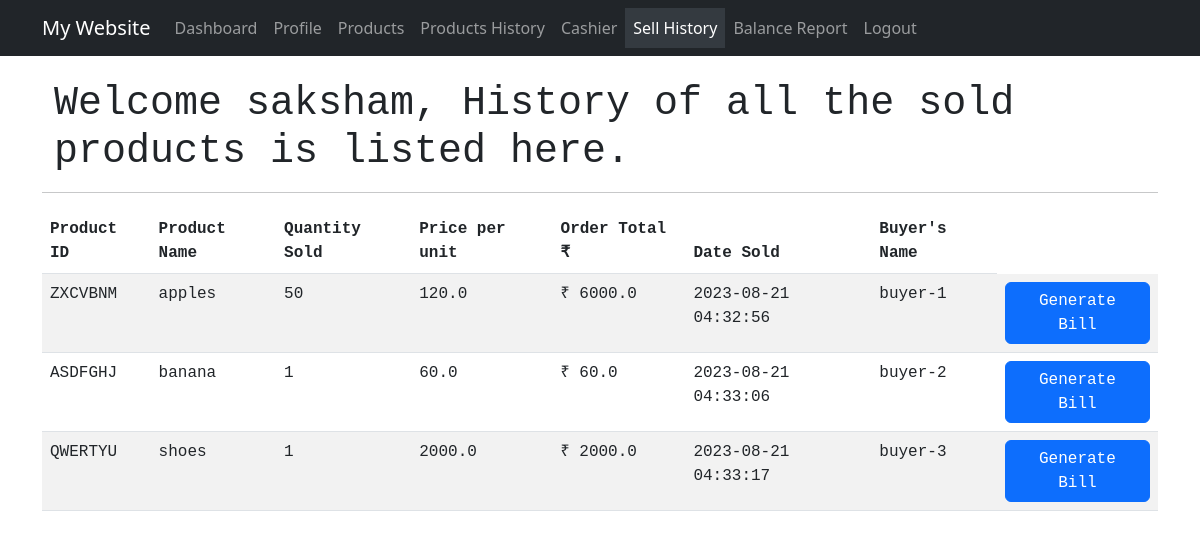
/sell_history (signed in), run on an earlier commit of the app's database.
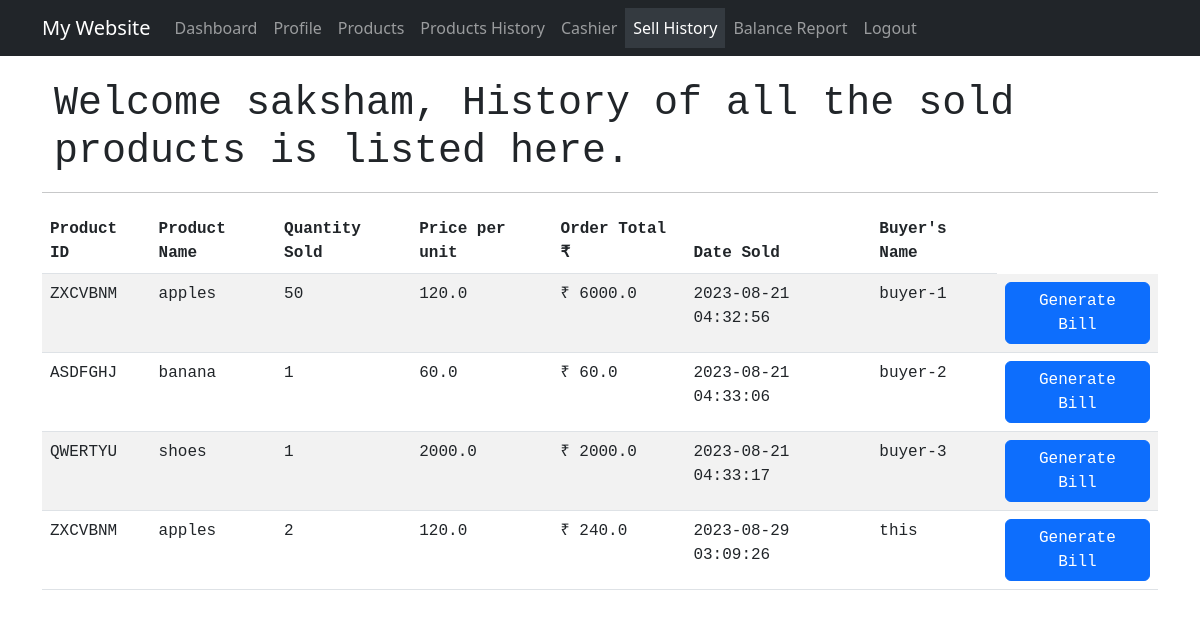
And on a later commit of the database.
### app.py (models this page shows)
class User(db.Model):
    id = db.Column(db.Integer, primary_key=True)
    username = db.Column(db.String(255), nullable=False)
    email = db.Column(db.String(255), nullable=False, unique=True)
    password = db.Column(db.String(255), nullable=False)
    user_type = db.Column(db.String(20), nullable=False, default='regular')

class SoldItem(db.Model):
    id = db.Column(db.Integer, primary_key=True)
    product_id = db.Column(db.String(255), nullable=False)
    product_name = db.Column(db.String(255), nullable=False)
    quantity_sold = db.Column(db.Integer, nullable=False)
    price = db.Column(db.Float, nullable=False)
    order_total = db.Column(db.Float, nullable=False)
    date_sold = db.Column(db.String(255), nullable=False)
    buyer_name = db.Column(db.String(255), nullable=False)
    bill_id = db.Column(db.String(255), nullable=False)

### app.py (the view)
@app.route('/sell_history')
def sell_history():
    user_id = session.get("user_id")
    if user_id:
        user = User.query.get(user_id)
        if user:
            sold_items = SoldItem.query.all()  # Fetch all the sold items from the database
            return render_template("sell_history.html", username=user.username, sold_items=sold_items)
    flash("You are not logged in. Please log in to access your profile.", "error")
    return redirect(url_for('login'))

### templates/sell_history.html (shortened to what this page needs)
{% extends "base.html" %}
{% block content %}
<div class="content">
<div style="position: relative; z-index: 0;">
    <div class="container mt-4">
        <h1>Welcome {{username}}, History of all the sold products is listed here. </h1>
    </div>
    <hr>
    <div class="table-responsive">
        <table class="table table-striped">
            <thead>
                <tr>
                    <th>Product ID</th>
                    <th>Product Name</th>
                    <th>Quantity Sold</th>
                    <th>Price per unit</th>
                    <th>Order Total ₹</th>
                    <th>Date Sold</th>
                    <th>Buyer's Name</th>
                </tr>
            </thead>
            <tbody>
                {% for sold_item in sold_items %}
                    <tr>
                        <td>{{ sold_item.product_id }}</td>
                        <td>{{ sold_item.product_name }}</td>
                        <td>{{ sold_item.quantity_sold }}</td>
                        <td>{{ sold_item.price }}</td>
                        <td>₹ {{ sold_item.order_total }}</td>
                        <td>{{ sold_item.date_sold }}</td>
                        <td>{{ sold_item.buyer_name }}</td>
                        <td>
                            <form action="{{ url_for('generate_bill', bill_id=sold_item.bill_id) }}" method="post">
                                <button type="submit" class="btn btn-primary">Generate Bill</button>
                            </form>
                        </td>
                    </tr>
                {% endfor %}
            </tbody>
        </table>
    </div>
</div>
</div>
{% endblock %}

### templates/base.html (shortened to what this page needs)
<!DOCTYPE html>
<html lang="en">
<head>
    <link rel="stylesheet" href="https://cdn.jsdelivr.net/npm/bootstrap@5.3.0/dist/css/bootstrap.min.css">
</head>
<body>
    <nav class="navbar navbar-expand-lg navbar-dark bg-dark sticky-top">
        <div class="container">
            <a class="navbar-brand" href="{{url_for('my_website')}}">My Website</a>
            <div class="collapse navbar-collapse" id="navbarNav">
                <ul class="navbar-nav ml-auto">
                    <li class="nav-item">
                        <a class="nav-link" href="{{url_for('dashboard')}}">Dashboard</a>
                    </li>
                    <li class="nav-item">
                        <a class="nav-link" href="{{url_for('profile')}}">Profile</a>
                    </li>
                    <li class="nav-item">
                        <a class="nav-link" href="{{url_for('products')}}">Products</a>
                    </li>
                    <li class="nav-item">
                        <a class="nav-link" href="{{url_for('products_history')}}">Products History</a>
                    </li>
                    <li class="nav-item">
                        <a class="nav-link" href="{{url_for('cashier')}}">Cashier</a>
                    </li>
                    <li class="nav-item">
                        <a class="nav-link" href="{{url_for('sell_history')}}">Sell History</a>
                    </li>
                    <li class="nav-item">
                        <a class="nav-link" href="{{url_for('balance_report')}}">Balance Report</a>
                    </li>
                    <li class="nav-item">
                        <a class="nav-link" href="{{url_for('logout')}}">Logout</a>
                    </li>
                </ul>
            </div>
        </div>
    </nav>
<div class="container mt-4">
    {% block content %}{% endblock %}
</div>
</body>
</html>

What changed in the data, as far as the page shows it:
added SoldItem: product_id "ZXCVBNM", product_name "apples", quantity_sold "2", price "120.0", order_total "240.0", date_sold "2023-08-29 03:09:26", buyer_name "this"
